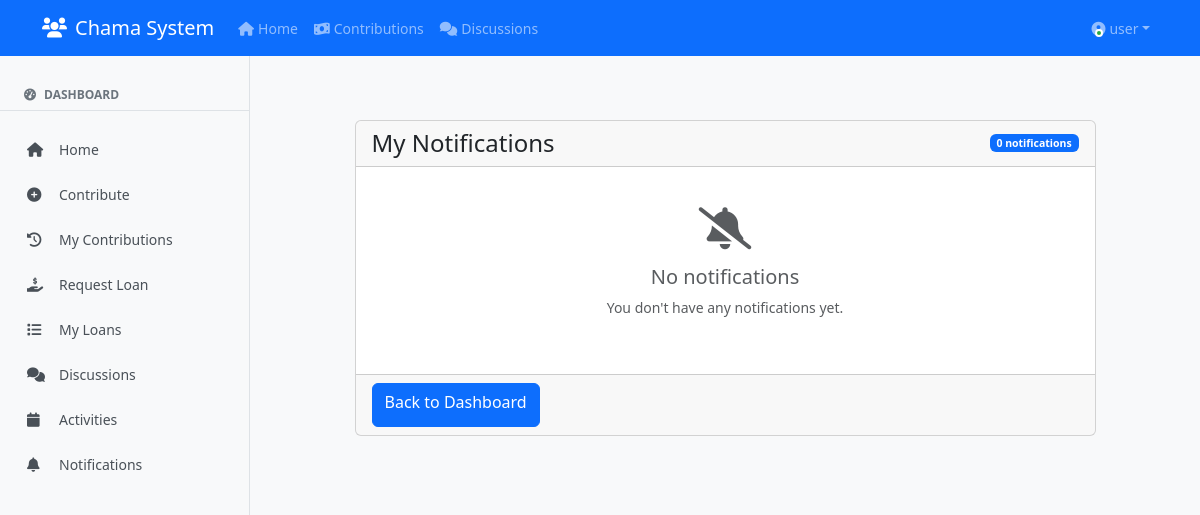
The app's page /notifications (signed in), older data.
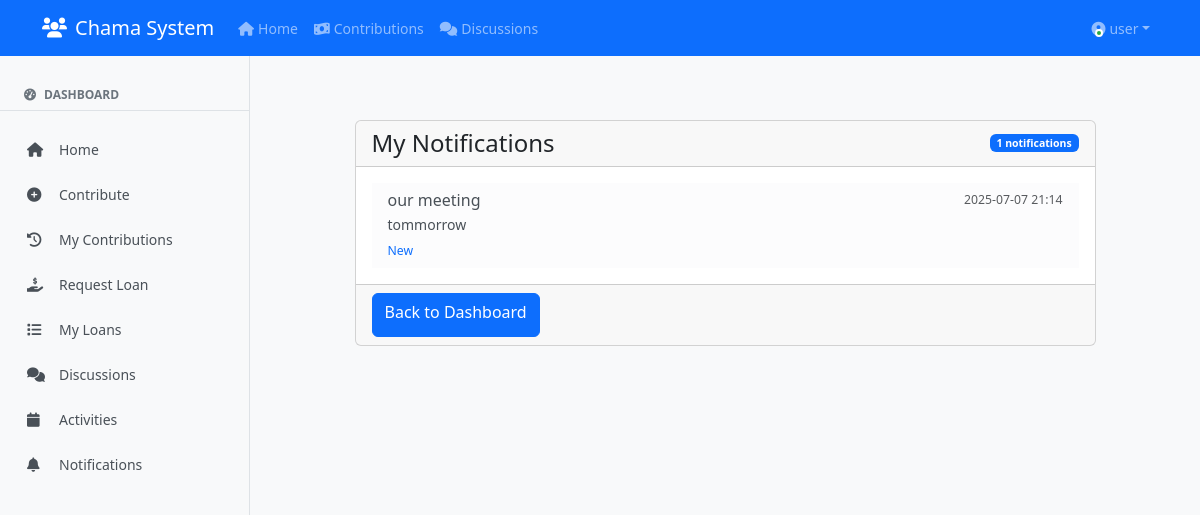
The same page, newer data.
### fixed_app.py (models this page shows)
class Notification(db.Model):
    id = db.Column(db.Integer, primary_key=True)
    title = db.Column(db.String(100), nullable=False)
    message = db.Column(db.Text, nullable=False)
    date = db.Column(db.DateTime, default=datetime.utcnow)
    is_read = db.Column(db.Boolean, default=False)
    user_id = db.Column(db.Integer, db.ForeignKey('user.id'))
    user = db.relationship('User', backref='notifications')

### fixed_app.py (the view)
@app.route('/notifications')
@login_required
def notifications():
    notifications = Notification.query.filter_by(user_id=current_user.id).order_by(Notification.date.desc()).all()
    for notification in notifications:
        notification.is_read = True
    db.session.commit()
    return render_template('notifications/list.html', notifications=notifications)

### fixed_app.py (called while the page is built)
@login_manager.user_loader
def load_user(user_id):
    return User.query.get(int(user_id))

### templates/notifications/list.html (shortened to what this page needs)
{% extends "base.html" %}
{% block content %}
<div class="container mt-4">
    <div class="row">
        <div class="col-md-10 mx-auto">
            <div class="card">
                <div class="card-header d-flex justify-content-between align-items-center">
                    <h4 class="mb-0">My Notifications</h4>
                    <span class="badge bg-primary">{{ notifications|length }} notifications</span>
                </div>
                <div class="card-body">
                    {% if notifications %}
                        <div class="list-group list-group-flush">
                            {% for notification in notifications %}
                            <div class="list-group-item {% if not notification.is_read %}list-group-item-light{% endif %}">
                                <div class="d-flex w-100 justify-content-between">
                                    <h6 class="mb-1">{{ notification.title }}</h6>
                                    <small class="text-muted">{{ notification.date.strftime('%Y-%m-%d %H:%M') }}</small>
                                </div>
                                <p class="mb-1">{{ notification.message }}</p>
                                {% if not notification.is_read %}
                                    <small class="text-primary">New</small>
                                {% endif %}
                            </div>
                            {% endfor %}
                        </div>
                    {% else %}
                        <div class="text-center py-4">
                            <i class="fas fa-bell-slash fa-3x text-muted mb-3"></i>
                            <h5 class="text-muted">No notifications</h5>
                            <p class="text-muted">You don't have any notifications yet.</p>
                        </div>
                    {% endif %}
                </div>
                <div class="card-footer">
                    <a href="{{ url_for('index') }}" class="btn btn-primary">Back to Dashboard</a>
                </div>
            </div>
        </div>
    </div>
</div>
{% endblock %}

Row changes from the older to the newer data that the page shows:
added Notification: title "our meeting", date "2025-07-07 21:14", message "tommorrow", is_read "New"
Text that changed along with them:
{{ notifications|length }}: "0" → "1"
text no longer shown: "No notifications You don't have any notifications yet."
